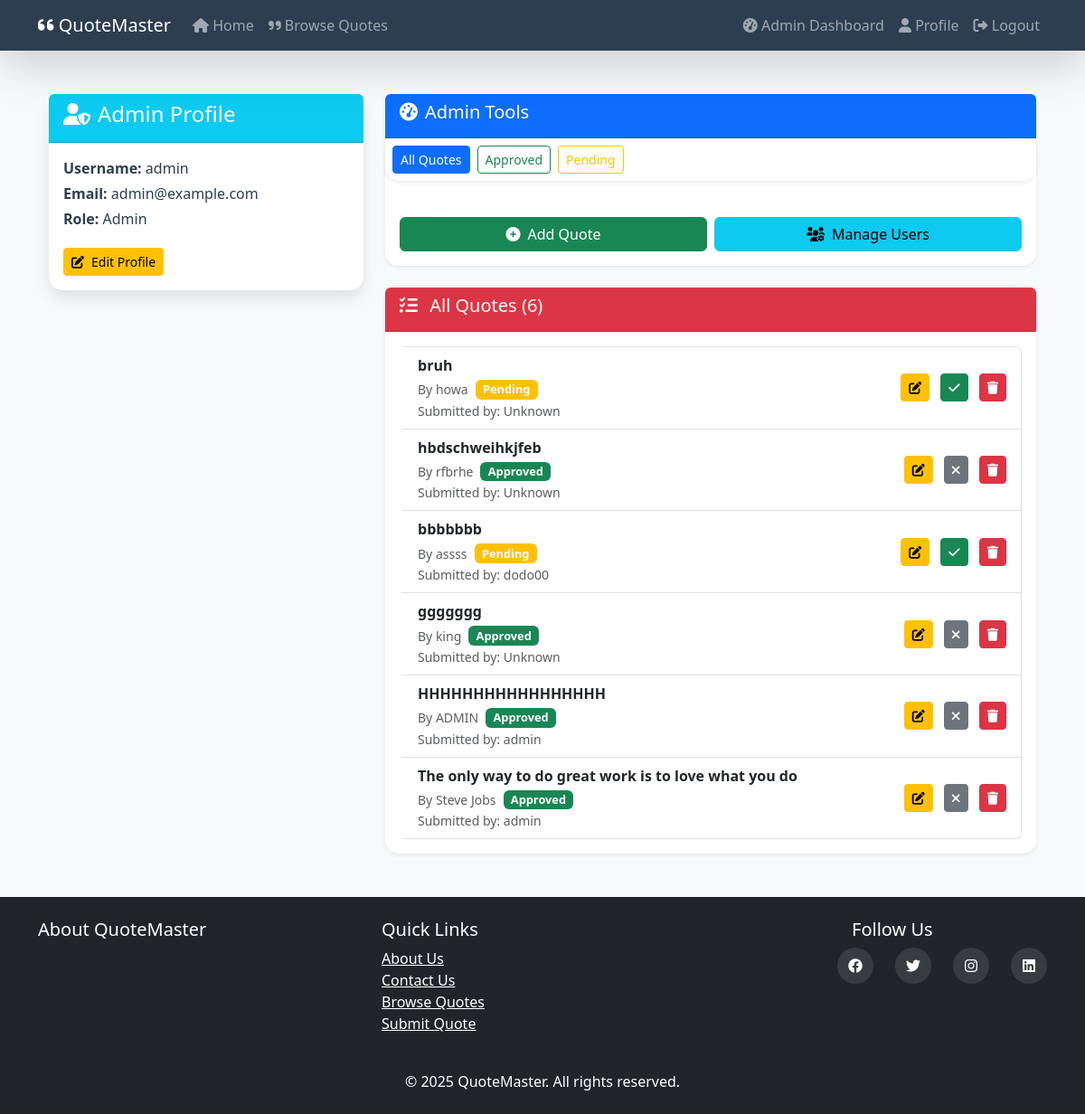
The app's page /admin/dashboard (signed in) with its own data.
### app/models/user.py (models this page shows, shortened)
class User(UserMixin, db.Model):
    id = db.Column(db.Integer, primary_key=True)
    username = db.Column(db.String(50), unique=True)
    email = db.Column(db.String(100), unique=True)
    password = db.Column(db.String(100))
    role = db.Column(db.String(20), default='user')
    profile_image = db.Column(db.String(200))
    favorites = db.relationship('Quote', secondary='user_favorites', backref='favorited_by')
    quotes = db.relationship('Quote', backref='user', lazy=True)

### app/models/quote.py (models this page shows, shortened)
class Quote(db.Model):
    id = db.Column(db.Integer, primary_key=True)
    content = db.Column(db.Text, nullable=False)
    author = db.Column(db.String(100))  # This could be either free text or relation
    approved = db.Column(db.Boolean, default=False)
    user_id = db.Column(db.Integer, db.ForeignKey('user.id'))
    average_rating = db.Column(db.Float, default=0.0)
    ratings = db.relationship('Rating', backref='quote', lazy=True)

### app/controllers/admin.py (the view)
@admin_bp.route('/admin/dashboard')
@login_required
def dashboard():
    if current_user.role != 'admin':
        abort(403)
    filter_type = request.args.get('filter', 'all')
    query = Quote.query
    if filter_type == 'approved':
        query = query.filter_by(approved=True)
    elif filter_type == 'pending':
        query = query.filter_by(approved=False)
    quotes = query.order_by(Quote.id.desc()).all()
    return render_template('admin/dashboard.html', quotes=quotes, filter_type=filter_type)

### app/controllers/admin.py (called while the page is built)
@admin_bp.before_request
@login_required
def check_admin():
    if current_user.role != 'admin':
        abort(403)

### app/extensions.py (called while the page is built)
@login_manager.user_loader
def load_user(user_id):
    from app.models.user import User
    return User.query.get(int(user_id))

### app/templates/admin/dashboard.html (shortened to what this page needs)
{% extends "base.html" %}
{% block content %}
<div class="container">
    <div class="row">
        <div class="col-md-4 mb-4">
            <div class="card shadow">
                <div class="card-header bg-info text-white">
                    <h4><i class="fas fa-user-shield me-2"></i>Admin Profile</h4>
                </div>
                <div class="card-body">
                    <p class="mb-1"><strong>Username:</strong> {{ current_user.username }}</p>
                    <p class="mb-1"><strong>Email:</strong> {{ current_user.email }}</p>
                    <p class="mb-1"><strong>Role:</strong> {{ current_user.role|capitalize }}</p>
                    <a href="{{ url_for('main.profile') }}" class="btn btn-warning btn-sm mt-3">
                        <i class="fas fa-edit me-2"></i>Edit Profile
                    </a>
                </div>
            </div>
        </div>
        <div class="col-md-8">
            <div class="card shadow-sm border-primary mb-4">
                <div class="card-header bg-primary text-white">
                    <h5><i class="fas fa-tachometer-alt me-2"></i>Admin Tools</h5>
                </div>
                <div class="card shadow-sm mb-4">
                    <div class="card-body p-2">
                        <div class="d-flex gap-2">
                            <a href="?filter=all"
                               class="btn btn-sm {{ 'btn-primary' if filter_type == 'all' else 'btn-outline-primary' }}">
                                All Quotes
                            </a>
                            <a href="?filter=approved"
                               class="btn btn-sm {{ 'btn-success' if filter_type == 'approved' else 'btn-outline-success' }}">
                                Approved
                            </a>
                            <a href="?filter=pending"
                               class="btn btn-sm {{ 'btn-warning' if filter_type == 'pending' else 'btn-outline-warning' }}">
                                Pending
                            </a>
                        </div>
                    </div>
                </div>
                <div class="card-body">
                    <div class="row g-2">
                        <div class="col-6">
                            <a href="{{ url_for('admin.add_quote') }}" class="btn btn-success w-100">
                                <i class="fas fa-plus-circle me-2"></i>Add Quote
                            </a>
                        </div>
                        <div class="col-6">
                            <a href="{{ url_for('admin.manage_users') }}" class="btn btn-info w-100">
                                <i class="fas fa-users-cog me-2"></i>Manage Users
                            </a>
                        </div>
                    </div>
                </div>
            </div>
            <div class="card shadow-sm">
                <div class="card-header bg-danger text-white">
                    <h5><i class="fas fa-tasks me-2"></i>
                        {% if filter_type == 'all' %}
                            All Quotes
                        {% elif filter_type == 'approved' %}
                            Approved Quotes
                        {% else %}
                            Pending Quotes
                        {% endif %}
                        ({{ quotes|length }})
                    </h5>
                </div>
                <div class="card-body">
                    {% if quotes %}
                    <div class="list-group">
                        {% for quote in quotes %}
                        <div class="list-group-item d-flex justify-content-between align-items-center hover-effect">
                            <div class="w-75">
                                <p class="mb-1 fw-bold">{{ quote.content }}</p>
                                <div class="d-flex align-items-center gap-2">
                                    <small class="text-muted">By {{ quote.author }}</small>
                                    <span class="badge bg-{{ 'success' if quote.approved else 'warning' }}">
                                        {{ 'Approved' if quote.approved else 'Pending' }}
                                    </span>
                                </div>
                                <small class="text-muted">Submitted by: {{ quote.user.username if quote.user else 'Unknown' }}</small>
                            </div>
                            <div>
                                <a href="{{ url_for('admin.edit_quote', id=quote.id) }}"
                                   class="btn btn-sm btn-warning me-2"
                                   data-bs-toggle="tooltip" title="Edit Quote">
                                    <i class="fas fa-edit"></i>
                                </a>
                                {% if not quote.approved %}
                                <a href="{{ url_for('admin.approve_quote', id=quote.id) }}"
                                   class="btn btn-sm btn-success me-2"
                                   data-bs-toggle="tooltip" title="Approve Quote">
                                    <i class="fas fa-check"></i>
                                </a>
                                {% else %}
                                <a href="{{ url_for('admin.unapprove_quote', id=quote.id) }}"
                                   class="btn btn-sm btn-secondary me-2"
                                   data-bs-toggle="tooltip" title="Unapprove Quote">
                                    <i class="fas fa-times"></i>
                                </a>
                                {% endif %}
                                <a href="{{ url_for('admin.delete_quote', id=quote.id) }}"
                                   class="btn btn-sm btn-danger"
                                   data-bs-toggle="tooltip" title="Delete Quote">
                                    <i class="fas fa-trash"></i>
                                </a>
                            </div>
                        </div>
                        {% endfor %}
                    </div>
                    {% else %}
                    <div class="alert alert-info mb-0 animate__animated animate__fadeIn">
                        <i class="fas fa-info-circle me-2"></i>
                        No quotes found!
                    </div>
                    {% endif %}
                </div>
            </div>
        </div>
    </div>
</div>
{% endblock %}

### app/templates/base.html (shortened to what this page needs)
<!DOCTYPE html>
<html lang="en">
<head>
    <link href="https://cdn.jsdelivr.net/npm/bootstrap@5.3.0/dist/css/bootstrap.min.css" rel="stylesheet">
    <link rel="stylesheet" href="https://cdnjs.cloudflare.com/ajax/libs/font-awesome/6.0.0/css/all.min.css">
    <link rel="stylesheet" href="{{ url_for('static', filename='css/custom.css') }}">
    <link rel="stylesheet" href="https://cdnjs.cloudflare.com/ajax/libs/animate.css/4.1.1/animate.min.css"/>
</head>
<body class="d-flex flex-column min-vh-100">
    <nav class="navbar navbar-expand-lg navbar-dark bg-dark shadow-lg">
        <div class="container">
            <a class="navbar-brand" href="{{ url_for('main.home') }}">
                <i class="fas fa-quote-left"></i> QuoteMaster
            </a>
            <div class="navbar-nav me-auto">
                <a class="nav-link" href="{{ url_for('main.home') }}">
                    <i class="fas fa-home"></i> Home
                </a>
                <a class="nav-link" href="{{ url_for('main.browse_quotes') }}">
                    <i class="fas fa-quote-right"></i> Browse Quotes
                </a>
            </div>
            <div class="collapse navbar-collapse" id="navbarNav">
                <div class="navbar-nav ms-auto">
                    {% if current_user.is_authenticated %}
                        {% if current_user.role == 'admin' %}
                            <a class="nav-link" href="{{ url_for('admin.dashboard') }}">
                                <i class="fas fa-tachometer-alt"></i> Admin Dashboard
                            </a>
                        {% else %}
                            <a class="nav-link" href="{{ url_for('main.dashboard') }}">
                                <i class="fas fa-tachometer-alt me-2"></i>Dashboard
                            </a>
                        {% endif %}
                        <a class="nav-link" href="{{ url_for('main.profile') }}">
                            <i class="fas fa-user"></i> Profile
                        </a>
                        <a class="nav-link" href="{{ url_for('auth.logout') }}">
                            <i class="fas fa-sign-out-alt"></i> Logout
                        </a>
                    {% endif %}
                </div>
            </div>
        </div>
    </nav>
    <main class="flex-grow-1">
        <div class="container my-5">
            {% block content %}{% endblock %}
        </div>
    </main>
<footer class="bg-dark text-white mt-auto py-4">
    <div class="container">
        <div class="row">
            <div class="col-md-4 mb-4">
                <h5>About QuoteMaster</h5>
                <p class="text-muted">Discover and share inspirational quotes from great minds.</p>
            </div>
            <div class="col-md-4 mb-4">
                <h5>Quick Links</h5>
                <ul class="list-unstyled">
                    <li><a href="{{ url_for('main.about') }}" class="text-white">About Us</a></li>
                    <li><a href="{{ url_for('main.contact') }}" class="text-white">Contact Us</a></li>
                    <li><a href="{{ url_for('main.browse_quotes') }}" class="text-white">Browse Quotes</a></li>
                    <li><a href="{{ url_for('main.propose_quote') }}" class="text-white">Submit Quote</a></li>
                </ul>
            </div>
            <div class="col-md-4 mb-4">
                <h5 class="F">Follow Us</h5>
                <div class="social-links">
                    <a href="#" class="social-icon"><i class="fab fa-facebook"></i></a>
                    <a href="#" class="social-icon"><i class="fab fa-twitter"></i></a>
                    <a href="#" class="social-icon"><i class="fab fa-instagram"></i></a>
                    <a href="#" class="social-icon"><i class="fab fa-linkedin"></i></a>
                </div>
            </div>
        </div>
        <div class="text-center copyright">
            <p class="mb-0">&copy; 2025 QuoteMaster. All rights reserved.</p>
        </div>
    </div>
</footer>
</body>
</html>

### app/static/css/custom.css (style rules this page uses)
body { background-color: #f8f9fa; }
.min-vh-100 { min-height: 100vh; }
.card { border: none; border-radius: 15px; color: #2c3e50; }
.shadow { box-shadow: 0 0.5rem 1rem rgba(0, 0, 0, 0.1) !important; }
.navbar { position: sticky; top: 0; z-index: 1000; background: #2c3e50 !important; box-shadow: 0 2px 10px rgba(0,0,0,0.1); }
.hover-effect { transition: all 0.3s ease; cursor: pointer; }
.btn-danger { transition: all 0.3s ease; }
.card-header { border-radius: 0.375rem 0.375rem 0 0 !important; }
.hover-effect { transition: all 0.2s ease; border-left: 4px solid transparent; }
.badge { font-size: 0.8em; vertical-align: middle; }
.F { margin-left: 140px; }
.text-muted { color: white; }
.social-links { display: flex; gap: 1.5rem; justify-content: flex-end; }
.social-icon { width: 40px; height: 40px; border-radius: 50%; background: rgba(255,255,255,0.1); display: flex; align-items: center; justify-content: center; transition: all 0.3s ease; color: #fff !important; text-decoration: none; }

### records on screen
User: username "admin", email "admin@example.com", role "Admin"
Quote: content "bruh", author "howa", approved "Pending", user "Unknown"
Quote: content "hbdschweihkjfeb", author "rfbrhe", approved "Approved", user "Unknown"
Quote: content "bbbbbbb", author "assss", approved "Pending", user "dodo00"
Quote: content "ggggggg", author "king", approved "Approved", user "Unknown"
Quote: content "HHHHHHHHHHHHHHHHH", author "ADMIN", approved "Approved", user "admin"
Quote: content "The only way to do great work is to love what you do", author "Steve Jobs", approved "Approved", user "admin"

### other values on screen
{{ quotes|length }} "6"
